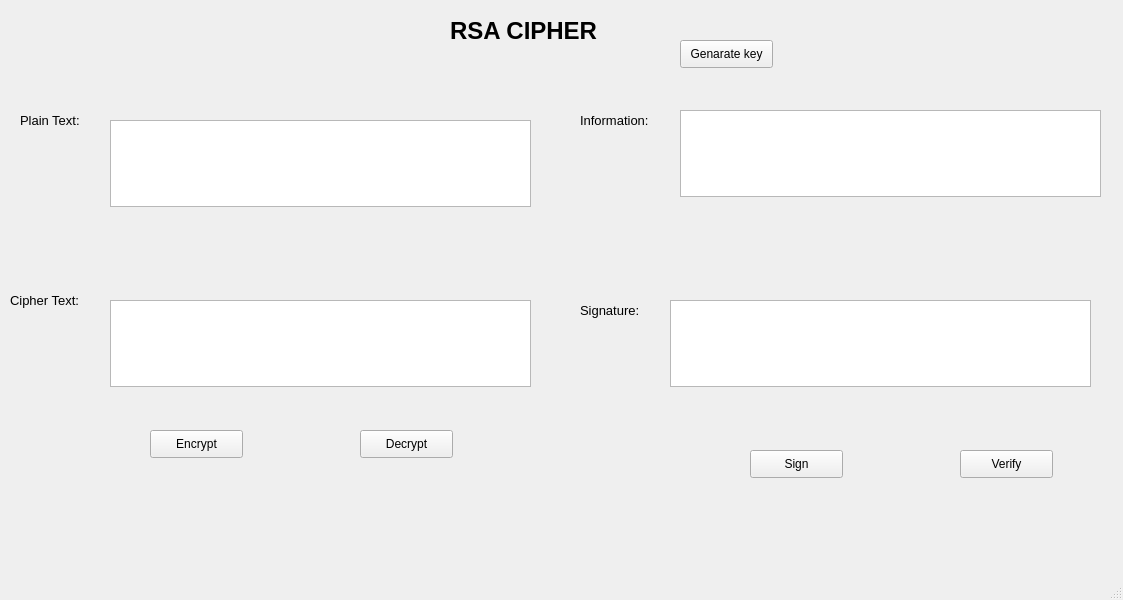
<?xml version="1.0" encoding="UTF-8"?>
<ui version="4.0">
 <class>MainWindow</class>
 <widget class="QMainWindow" name="MainWindow">
  <property name="geometry">
   <rect>
    <x>0</x>
    <y>0</y>
    <width>1123</width>
    <height>600</height>
   </rect>
  </property>
  <property name="windowTitle">
   <string>MainWindow</string>
  </property>
  <widget class="QWidget" name="centralwidget">
   <widget class="QLabel" name="label">
    <property name="geometry">
     <rect>
      <x>450</x>
      <y>0</y>
      <width>191</width>
      <height>61</height>
     </rect>
    </property>
    <property name="font">
     <font>
      <pointsize>18</pointsize>
      <weight>75</weight>
      <bold>true</bold>
     </font>
    </property>
    <property name="text">
     <string>RSA CIPHER</string>
    </property>
   </widget>
   <widget class="QLabel" name="label_2">
    <property name="geometry">
     <rect>
      <x>20</x>
      <y>110</y>
      <width>81</width>
      <height>21</height>
     </rect>
    </property>
    <property name="font">
     <font>
      <pointsize>10</pointsize>
     </font>
    </property>
    <property name="text">
     <string>Plain Text:</string>
    </property>
   </widget>
   <widget class="QLabel" name="label_3">
    <property name="geometry">
     <rect>
      <x>10</x>
      <y>290</y>
      <width>91</width>
      <height>21</height>
     </rect>
    </property>
    <property name="font">
     <font>
      <pointsize>10</pointsize>
     </font>
    </property>
    <property name="text">
     <string>Cipher Text:</string>
    </property>
   </widget>
   <widget class="QLabel" name="label_4">
    <property name="geometry">
     <rect>
      <x>580</x>
      <y>110</y>
      <width>91</width>
      <height>21</height>
     </rect>
    </property>
    <property name="font">
     <font>
      <pointsize>10</pointsize>
     </font>
    </property>
    <property name="text">
     <string>Information:</string>
    </property>
   </widget>
   <widget class="QLabel" name="label_5">
    <property name="geometry">
     <rect>
      <x>580</x>
      <y>300</y>
      <width>81</width>
      <height>21</height>
     </rect>
    </property>
    <property name="font">
     <font>
      <pointsize>10</pointsize>
     </font>
    </property>
    <property name="text">
     <string>Signature:</string>
    </property>
   </widget>
   <widget class="QPushButton" name="btn_encrypt">
    <property name="geometry">
     <rect>
      <x>150</x>
      <y>430</y>
      <width>93</width>
      <height>28</height>
     </rect>
    </property>
    <property name="text">
     <string>Encrypt</string>
    </property>
   </widget>
   <widget class="QPushButton" name="btn_decrypt">
    <property name="geometry">
     <rect>
      <x>360</x>
      <y>430</y>
      <width>93</width>
      <height>28</height>
     </rect>
    </property>
    <property name="text">
     <string>Decrypt</string>
    </property>
   </widget>
   <widget class="QPushButton" name="btn_sign">
    <property name="geometry">
     <rect>
      <x>750</x>
      <y>450</y>
      <width>93</width>
      <height>28</height>
     </rect>
    </property>
    <property name="text">
     <string>Sign</string>
    </property>
   </widget>
   <widget class="QPushButton" name="btn_verify">
    <property name="geometry">
     <rect>
      <x>960</x>
      <y>450</y>
      <width>93</width>
      <height>28</height>
     </rect>
    </property>
    <property name="text">
     <string>Verify</string>
    </property>
   </widget>
   <widget class="QPushButton" name="btn_genaratekey">
    <property name="geometry">
     <rect>
      <x>680</x>
      <y>40</y>
      <width>93</width>
      <height>28</height>
     </rect>
    </property>
    <property name="text">
     <string>Genarate key</string>
    </property>
   </widget>
   <widget class="QTextEdit" name="txt_plaintext">
    <property name="geometry">
     <rect>
      <x>110</x>
      <y>120</y>
      <width>421</width>
      <height>87</height>
     </rect>
    </property>
   </widget>
   <widget class="QTextEdit" name="txt_ciphertext">
    <property name="geometry">
     <rect>
      <x>110</x>
      <y>300</y>
      <width>421</width>
      <height>87</height>
     </rect>
    </property>
   </widget>
   <widget class="QTextEdit" name="txt_information">
    <property name="geometry">
     <rect>
      <x>680</x>
      <y>110</y>
      <width>421</width>
      <height>87</height>
     </rect>
    </property>
   </widget>
   <widget class="QTextEdit" name="txt_signature">
    <property name="geometry">
     <rect>
      <x>670</x>
      <y>300</y>
      <width>421</width>
      <height>87</height>
     </rect>
    </property>
   </widget>
  </widget>
  <widget class="QMenuBar" name="menubar">
   <property name="geometry">
    <rect>
     <x>0</x>
     <y>0</y>
     <width>1123</width>
     <height>26</height>
    </rect>
   </property>
  </widget>
  <widget class="QStatusBar" name="statusbar"/>
 </widget>
 <resources/>
 <connections/>
</ui>
